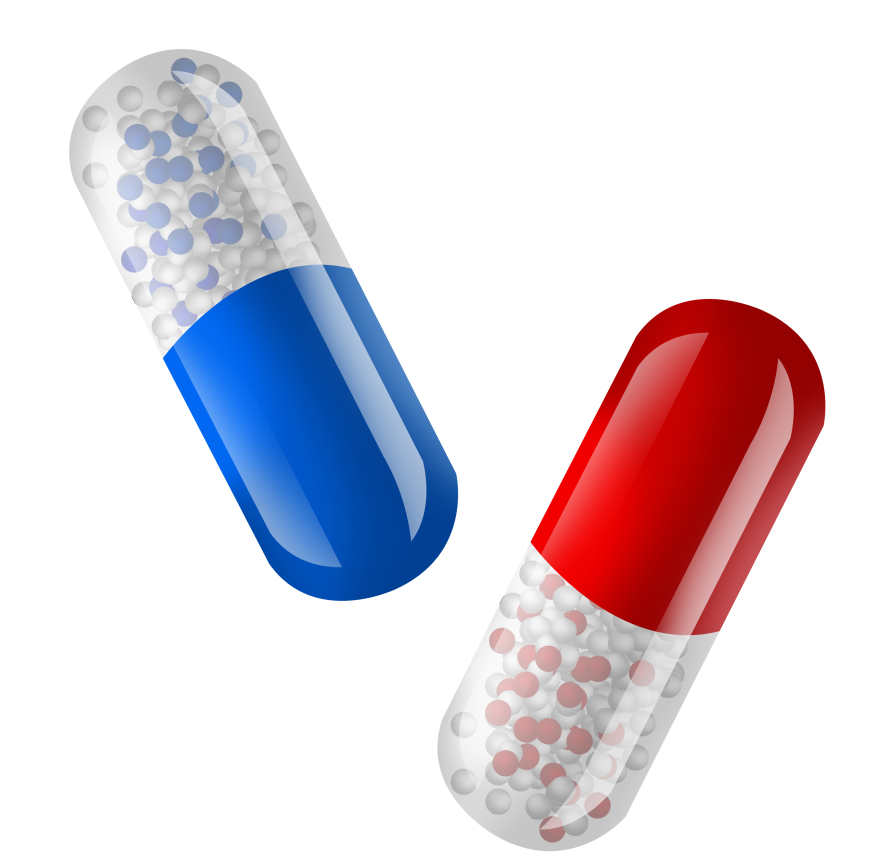
#> input picture assets/placeholder_image.png, 2640 x 2600 px (shown at 1/3 size)
$ python resize.py placeholder_image.png   (older library calls are emulated)
#> lines starting #> are read from the running program, lines starting #| are printed output that depends on the picture
from PIL import Image
import os
import sys

def resize_and_rename_icon(icon_path, output_folder):
#> called with icon_path = 'placeholder_image.png', output_folder = 'assets'
    sizes = [(64, 64), (192, 192), (384, 384), (512, 512)]

    # Open the original icon image
    with Image.open(icon_path) as img:
#> img is the input picture: PIL image 2640x2600 RGBA; mean R, G, B, A 218.5, 209.3, 218.5, 74.2
        for size in sizes:
            # Resize the image
            resized_img = img.resize(size, Image.ANTIALIAS)

            # Generate the output filename
            filename = f"icon-{size[0]}x{size[1]}.png"
            output_path = os.path.join(output_folder, filename)

            # Save the resized image
            resized_img.save(output_path)
#> this loop made 4 passes
#> pass 1, in resize_and_rename_icon, `resized_img = img.resize(size, Image.ANTIALIAS)`:
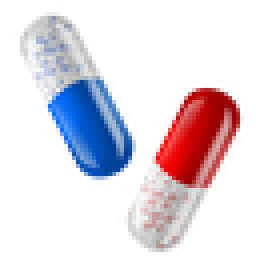
#> resized_img: PIL image 64x64 RGBA (shown 4 times larger); mean R, G, B, A 59, 48.6, 59.5, 74.3; transparent parts drawn white
#> pass 2, in resize_and_rename_icon, `resized_img = img.resize(size, Image.ANTIALIAS)`:
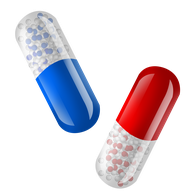
#> resized_img: PIL image 192x192 RGBA; mean R, G, B, A 49.6, 40.8, 49.6, 74.2; transparent parts drawn white
#> pass 3, in resize_and_rename_icon, `resized_img = img.resize(size, Image.ANTIALIAS)`:
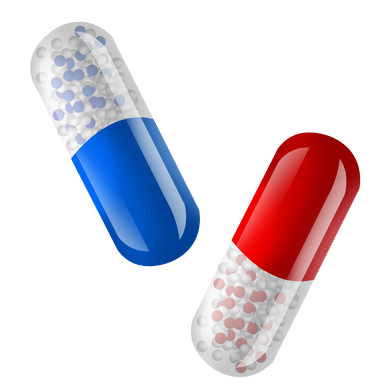
#> resized_img: PIL image 384x384 RGBA; mean R, G, B, A 47.7, 39.3, 47.7, 74.2; transparent parts drawn white

if __name__ == "__main__":
    if len(sys.argv) != 2:
        print("Usage: python resize_icons.py <icon_path>")
        sys.exit(1)

    icon_path = sys.argv[1]
    if not os.path.exists(icon_path):
        print("Error: Icon file not found.")
        sys.exit(1)

    output_folder = os.getcwd()

    resize_and_rename_icon(icon_path, output_folder)
